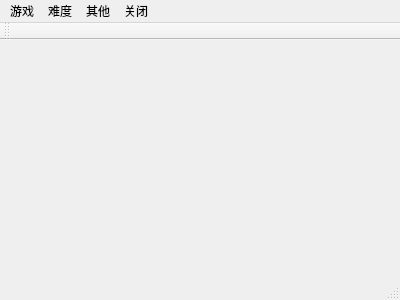
<?xml version="1.0" encoding="UTF-8"?>
<ui version="4.0">
 <class>MainWindow</class>
 <widget class="QMainWindow" name="MainWindow">
  <property name="geometry">
   <rect>
    <x>0</x>
    <y>0</y>
    <width>400</width>
    <height>300</height>
   </rect>
  </property>
  <property name="windowTitle">
   <string>MainWindow</string>
  </property>
  <widget class="QWidget" name="centralWidget"/>
  <widget class="QMenuBar" name="menuBar">
   <property name="geometry">
    <rect>
     <x>0</x>
     <y>0</y>
     <width>400</width>
     <height>23</height>
    </rect>
   </property>
   <widget class="QMenu" name="menu">
    <property name="title">
     <string>游戏</string>
    </property>
    <addaction name="gameStart"/>
    <addaction name="gameEnd"/>
   </widget>
   <widget class="QMenu" name="menu_9_9_10_15_10_17">
    <property name="title">
     <string>难度</string>
    </property>
    <addaction name="action_9_9"/>
    <addaction name="action_10_15"/>
    <addaction name="action_10_17"/>
   </widget>
   <widget class="QMenu" name="menu_2">
    <property name="title">
     <string>其他</string>
    </property>
    <addaction name="author"/>
    <addaction name="version"/>
   </widget>
   <widget class="QMenu" name="menuClose">
    <property name="title">
     <string>关闭</string>
    </property>
   </widget>
   <addaction name="menu"/>
   <addaction name="menu_9_9_10_15_10_17"/>
   <addaction name="menu_2"/>
   <addaction name="menuClose"/>
  </widget>
  <widget class="QToolBar" name="mainToolBar">
   <attribute name="toolBarArea">
    <enum>TopToolBarArea</enum>
   </attribute>
   <attribute name="toolBarBreak">
    <bool>false</bool>
   </attribute>
  </widget>
  <widget class="QStatusBar" name="statusBar"/>
  <action name="action_9_9">
   <property name="text">
    <string>初级: 9*9 </string>
   </property>
  </action>
  <action name="action_10_15">
   <property name="text">
    <string>中级: 10*15 </string>
   </property>
  </action>
  <action name="action_10_17">
   <property name="text">
    <string>高级: 10*17</string>
   </property>
  </action>
  <action name="gameStart">
   <property name="text">
    <string>开始/重新开始</string>
   </property>
  </action>
  <action name="gameEnd">
   <property name="text">
    <string>结束本局游戏</string>
   </property>
  </action>
  <action name="author">
   <property name="text">
    <string>作者：游家</string>
   </property>
  </action>
  <action name="version">
   <property name="text">
    <string>版本:v1.0 </string>
   </property>
  </action>
 </widget>
 <layoutdefault spacing="6" margin="11"/>
 <resources/>
 <connections/>
</ui>
